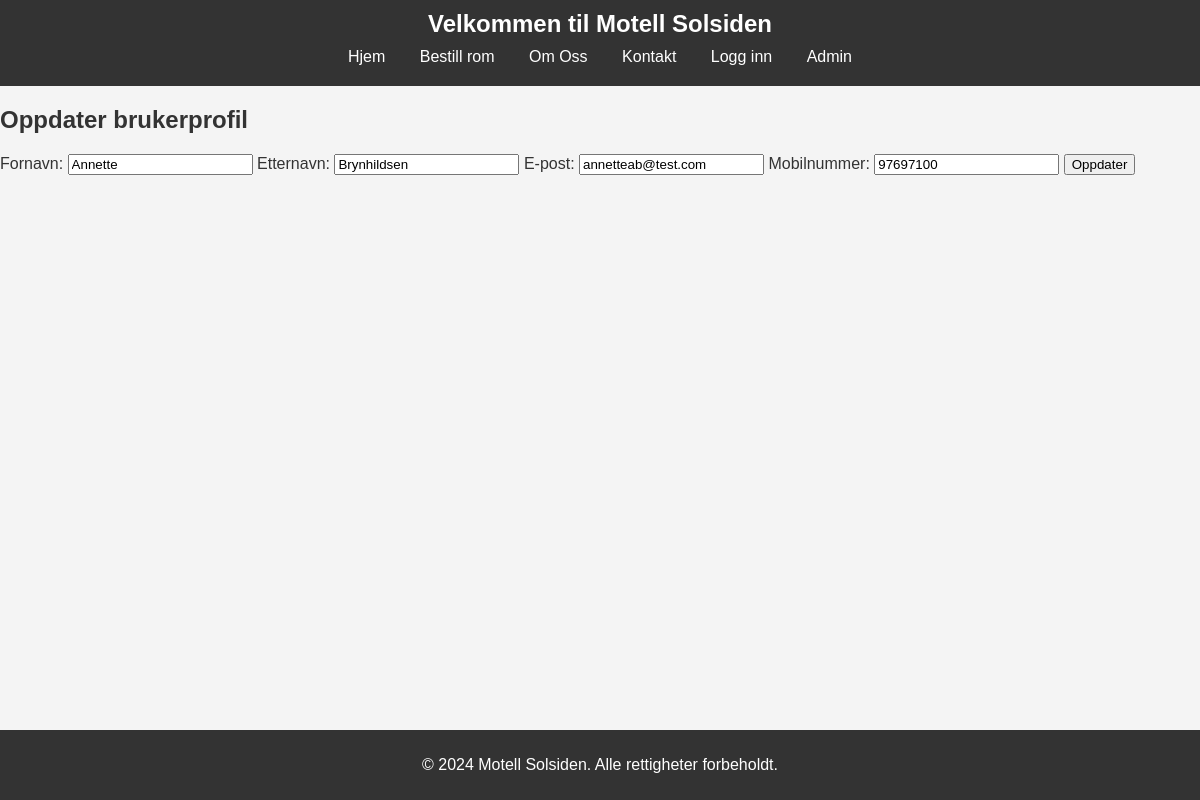
Screenshot of /gjesteprofil.php (signed in) with the database file from the repository.
### tables this page shows
CREATE TABLE `users` (
  `bruker_id` int(11) NOT NULL,
  `fornavn` varchar(50) DEFAULT NULL,
  `etternavn` varchar(50) DEFAULT NULL,
  `mobil` int(15) DEFAULT NULL,
  `epost` varchar(100) DEFAULT NULL,
  `passord` varchar(100) DEFAULT NULL,
  `rolle` enum('gjest','admin') DEFAULT NULL
);

### gjesteprofil.php (the view, shortened to what this page needs)
<?php
$bruker_id = $_SESSION["bruker_id"];
$user = [];
$servername = "localhost";
$username = "root";
$password = "";
$dbname = "motell";
$conn = new mysqli($servername, $username, $password, $dbname);
$sql = "SELECT fornavn, etternavn, epost, mobil FROM users WHERE bruker_id = ?";
$stmt = $conn->prepare($sql);
$stmt->bind_param("i", $bruker_id);
$stmt->execute();
$result = $stmt->get_result();
if ($result->num_rows > 0) {
    $user = $result->fetch_assoc();
} else {
    echo "Bruker ikke funnet.";
    exit();
}
?>
<!DOCTYPE html>
<html lang="no">
<head>
    <link rel="stylesheet" href="css/main.css">
</head>
<body>
<header>
    <h1>Velkommen til Motell Solsiden</h1>
    <nav>
        <ul>
            <li><a href="index.php">Hjem</a></li>
            <li><a href="book.php">Bestill rom</a></li>
            <li><a href="about.php">Om Oss</a></li>
            <li><a href="contact.php">Kontakt</a></li>
            <li><a href="login.php">Logg inn</a></li>
            <li class="right-align"><a href="admin.php">Admin</a></li>
        </ul>
    </nav>
</header>
<h2>Oppdater brukerprofil</h2>
    <form method="post" action="<?php echo htmlspecialchars($_SERVER["PHP_SELF"]); ?>" class="register-form">
        <label for="fornavn">Fornavn:</label>
        <input type="text" id="firstname" name="fornavn" value="<?php echo $user["fornavn"]; ?>">
        <label for="etternavn">Etternavn:</label>
        <input type="text" id="etternavn" name="etternavn" value="<?php echo $user["etternavn"]; ?>">
        <label for="epost">E-post:</label>
        <input type="text" id="epost" name="epost" value="<?php echo $user["epost"]; ?>">
        <label for="mobil">Mobilnummer:</label>
        <input type="text" id="mobil" name="mobil" value="<?php echo $user["mobil"]; ?>">
        <input type="submit" name="submit" value="Oppdater">
    </form>
<footer>
    <p>&copy; 2024 Motell Solsiden. Alle rettigheter forbeholdt.</p>
</footer>
</body>
</html>

### css/main.css (style rules this page uses)
body { font-family: Arial, sans-serif; background-color: #f4f4f4; margin: 0; padding: 0; color: #333; }
header { background-color: #333; color: #fff; padding: 10px 0; text-align: center; }
header h1 { margin: 0; font-size: 24px; }
nav ul { list-style: none; padding: 0; margin: 10px 0; text-align: center; }
nav ul li { display: inline; margin: 0 15px; }
nav ul li a { color: #fff; text-decoration: none; font-size: 16px; }
ul { list-style-type: none; padding: 0; margin: 10px 0; }
li { margin: 10px 0; }
a { text-decoration: none; color: #007BFF; }
footer { background-color: #333; color: #fff; padding: 10px 0; text-align: center; position: relative; bottom: 0; width: 100%; margin-top: 20px; }

### gjesteprofil.php (style rules this page uses)
body { font-family: Arial, sans-serif; background-color: #f4f4f4; margin: 0; padding: 0; }
header { background-color: #333; color: #fff; padding: 10px 0; text-align: center; }
header h1 { margin: 0; }
nav ul { list-style: none; padding: 0; }
nav ul li { display: inline; margin: 0 15px; }
nav ul li a { color: #fff; text-decoration: none; }
footer { background-color: #333; color: #fff; padding: 10px 0; text-align: center; position: absolute; width: 100%; bottom: 0; }

### rows the page displays
users: fornavn "Annette", etternavn "Brynhildsen", epost "annetteab@test.com", mobil "97697100"
